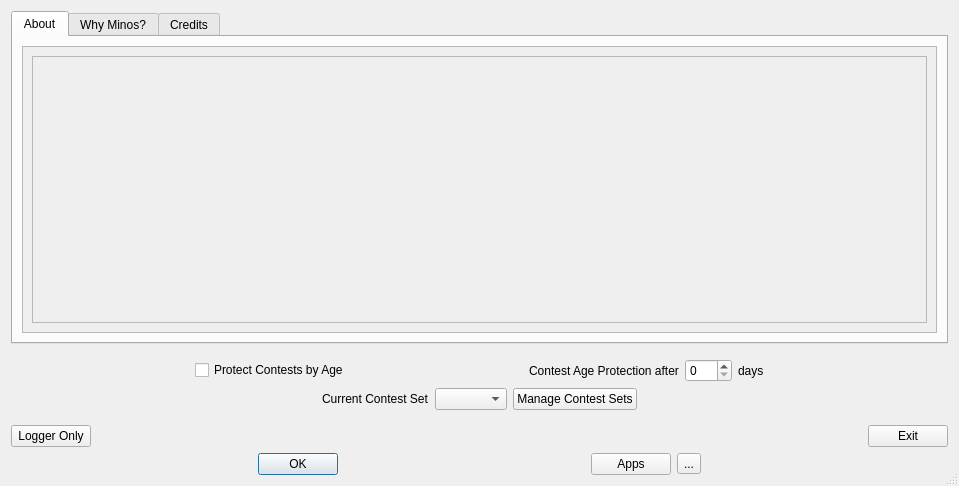
<?xml version="1.0" encoding="UTF-8"?>
<ui version="4.0">
 <class>TAboutBox</class>
 <widget class="QDialog" name="TAboutBox">
  <property name="geometry">
   <rect>
    <x>0</x>
    <y>0</y>
    <width>959</width>
    <height>486</height>
   </rect>
  </property>
  <property name="windowTitle">
   <string>Minos Logger</string>
  </property>
  <property name="sizeGripEnabled">
   <bool>true</bool>
  </property>
  <layout class="QVBoxLayout" name="verticalLayout">
   <item>
    <widget class="QTabWidget" name="PageControl1">
     <property name="currentIndex">
      <number>0</number>
     </property>
     <widget class="QWidget" name="AboutTabSheet">
      <attribute name="title">
       <string>About</string>
      </attribute>
      <layout class="QVBoxLayout" name="verticalLayout_7">
       <item>
        <widget class="QScrollArea" name="scrollArea_3">
         <property name="widgetResizable">
          <bool>true</bool>
         </property>
         <widget class="QWidget" name="scrollAreaWidgetContents_3">
          <property name="geometry">
           <rect>
            <x>0</x>
            <y>0</y>
            <width>911</width>
            <height>255</height>
           </rect>
          </property>
          <layout class="QVBoxLayout" name="verticalLayout_3">
           <item>
            <widget class="QLabel" name="AboutMemo">
             <property name="frameShape">
              <enum>QFrame::StyledPanel</enum>
             </property>
             <property name="frameShadow">
              <enum>QFrame::Sunken</enum>
             </property>
             <property name="text">
              <string/>
             </property>
             <property name="alignment">
              <set>Qt::AlignCenter</set>
             </property>
             <property name="margin">
              <number>20</number>
             </property>
            </widget>
           </item>
          </layout>
         </widget>
        </widget>
       </item>
      </layout>
     </widget>
     <widget class="QWidget" name="WhyMinosTabSheet">
      <attribute name="title">
       <string>Why Minos?</string>
      </attribute>
      <layout class="QVBoxLayout" name="verticalLayout_2">
       <item>
        <widget class="QScrollArea" name="scrollArea">
         <property name="widgetResizable">
          <bool>true</bool>
         </property>
         <widget class="QWidget" name="scrollAreaWidgetContents">
          <property name="geometry">
           <rect>
            <x>0</x>
            <y>0</y>
            <width>911</width>
            <height>255</height>
           </rect>
          </property>
          <layout class="QVBoxLayout" name="verticalLayout_5">
           <item>
            <widget class="QLabel" name="MinosMemo">
             <property name="text">
              <string/>
             </property>
             <property name="alignment">
              <set>Qt::AlignCenter</set>
             </property>
             <property name="wordWrap">
              <bool>true</bool>
             </property>
             <property name="openExternalLinks">
              <bool>false</bool>
             </property>
            </widget>
           </item>
          </layout>
         </widget>
        </widget>
       </item>
      </layout>
     </widget>
     <widget class="QWidget" name="creditsTabSheet">
      <attribute name="title">
       <string>Credits</string>
      </attribute>
      <layout class="QVBoxLayout" name="verticalLayout_4">
       <item>
        <widget class="QScrollArea" name="scrollArea_2">
         <property name="widgetResizable">
          <bool>true</bool>
         </property>
         <widget class="QWidget" name="scrollAreaWidgetContents_2">
          <property name="geometry">
           <rect>
            <x>0</x>
            <y>0</y>
            <width>911</width>
            <height>255</height>
           </rect>
          </property>
          <layout class="QVBoxLayout" name="verticalLayout_6">
           <item>
            <widget class="QLabel" name="creditsLabel">
             <property name="text">
              <string/>
             </property>
            </widget>
           </item>
          </layout>
         </widget>
        </widget>
       </item>
      </layout>
     </widget>
    </widget>
   </item>
   <item>
    <widget class="QFrame" name="SessionsFrame">
     <layout class="QVBoxLayout" name="verticalLayout_8">
      <item>
       <layout class="QHBoxLayout" name="horizontalLayout_3">
        <item>
         <spacer name="horizontalSpacer_7">
          <property name="orientation">
           <enum>Qt::Horizontal</enum>
          </property>
          <property name="sizeHint" stdset="0">
           <size>
            <width>40</width>
            <height>20</height>
           </size>
          </property>
         </spacer>
        </item>
        <item>
         <widget class="QCheckBox" name="ageCb">
          <property name="text">
           <string>Protect Contests by Age</string>
          </property>
         </widget>
        </item>
        <item>
         <spacer name="horizontalSpacer_8">
          <property name="orientation">
           <enum>Qt::Horizontal</enum>
          </property>
          <property name="sizeHint" stdset="0">
           <size>
            <width>40</width>
            <height>20</height>
           </size>
          </property>
         </spacer>
        </item>
        <item>
         <widget class="QLabel" name="label_2">
          <property name="text">
           <string>Contest Age Protection after</string>
          </property>
         </widget>
        </item>
        <item>
         <widget class="QSpinBox" name="ageSpinner">
          <property name="minimum">
           <number>0</number>
          </property>
          <property name="maximum">
           <number>365</number>
          </property>
         </widget>
        </item>
        <item>
         <widget class="QLabel" name="label_3">
          <property name="text">
           <string>days</string>
          </property>
         </widget>
        </item>
        <item>
         <spacer name="horizontalSpacer_5">
          <property name="orientation">
           <enum>Qt::Horizontal</enum>
          </property>
          <property name="sizeHint" stdset="0">
           <size>
            <width>40</width>
            <height>20</height>
           </size>
          </property>
         </spacer>
        </item>
       </layout>
      </item>
      <item>
       <layout class="QHBoxLayout" name="horizontalLayout_4">
        <item>
         <spacer name="horizontalSpacer_9">
          <property name="orientation">
           <enum>Qt::Horizontal</enum>
          </property>
          <property name="sizeHint" stdset="0">
           <size>
            <width>40</width>
            <height>20</height>
           </size>
          </property>
         </spacer>
        </item>
        <item>
         <widget class="QLabel" name="label">
          <property name="text">
           <string>Current Contest Set</string>
          </property>
         </widget>
        </item>
        <item>
         <widget class="QComboBox" name="chooseSetCb"/>
        </item>
        <item>
         <widget class="QPushButton" name="manageSets">
          <property name="text">
           <string>Manage Contest Sets</string>
          </property>
         </widget>
        </item>
        <item>
         <spacer name="horizontalSpacer_6">
          <property name="orientation">
           <enum>Qt::Horizontal</enum>
          </property>
          <property name="sizeHint" stdset="0">
           <size>
            <width>40</width>
            <height>20</height>
           </size>
          </property>
         </spacer>
        </item>
       </layout>
      </item>
     </layout>
    </widget>
   </item>
   <item>
    <layout class="QHBoxLayout" name="horizontalLayout_2">
     <item>
      <widget class="QPushButton" name="LoggerOnlyButton">
       <property name="text">
        <string>Logger Only</string>
       </property>
      </widget>
     </item>
     <item>
      <spacer name="horizontalSpacer_2">
       <property name="orientation">
        <enum>Qt::Horizontal</enum>
       </property>
       <property name="sizeHint" stdset="0">
        <size>
         <width>40</width>
         <height>20</height>
        </size>
       </property>
      </spacer>
     </item>
     <item>
      <widget class="QPushButton" name="ExitButton">
       <property name="text">
        <string>Exit</string>
       </property>
      </widget>
     </item>
    </layout>
   </item>
   <item>
    <layout class="QHBoxLayout" name="horizontalLayout">
     <item>
      <spacer name="horizontalSpacer">
       <property name="orientation">
        <enum>Qt::Horizontal</enum>
       </property>
       <property name="sizeHint" stdset="0">
        <size>
         <width>40</width>
         <height>20</height>
        </size>
       </property>
      </spacer>
     </item>
     <item>
      <widget class="QPushButton" name="OKButton">
       <property name="text">
        <string>OK</string>
       </property>
       <property name="default">
        <bool>true</bool>
       </property>
      </widget>
     </item>
     <item>
      <spacer name="horizontalSpacer_3">
       <property name="orientation">
        <enum>Qt::Horizontal</enum>
       </property>
       <property name="sizeHint" stdset="0">
        <size>
         <width>40</width>
         <height>20</height>
        </size>
       </property>
      </spacer>
     </item>
     <item>
      <widget class="QPushButton" name="AppsButton">
       <property name="text">
        <string>Apps</string>
       </property>
      </widget>
     </item>
     <item>
      <widget class="QToolButton" name="appSelectButton">
       <property name="text">
        <string>...</string>
       </property>
      </widget>
     </item>
     <item>
      <spacer name="horizontalSpacer_4">
       <property name="orientation">
        <enum>Qt::Horizontal</enum>
       </property>
       <property name="sizeHint" stdset="0">
        <size>
         <width>40</width>
         <height>20</height>
        </size>
       </property>
      </spacer>
     </item>
    </layout>
   </item>
  </layout>
 </widget>
 <resources/>
 <connections/>
</ui>
